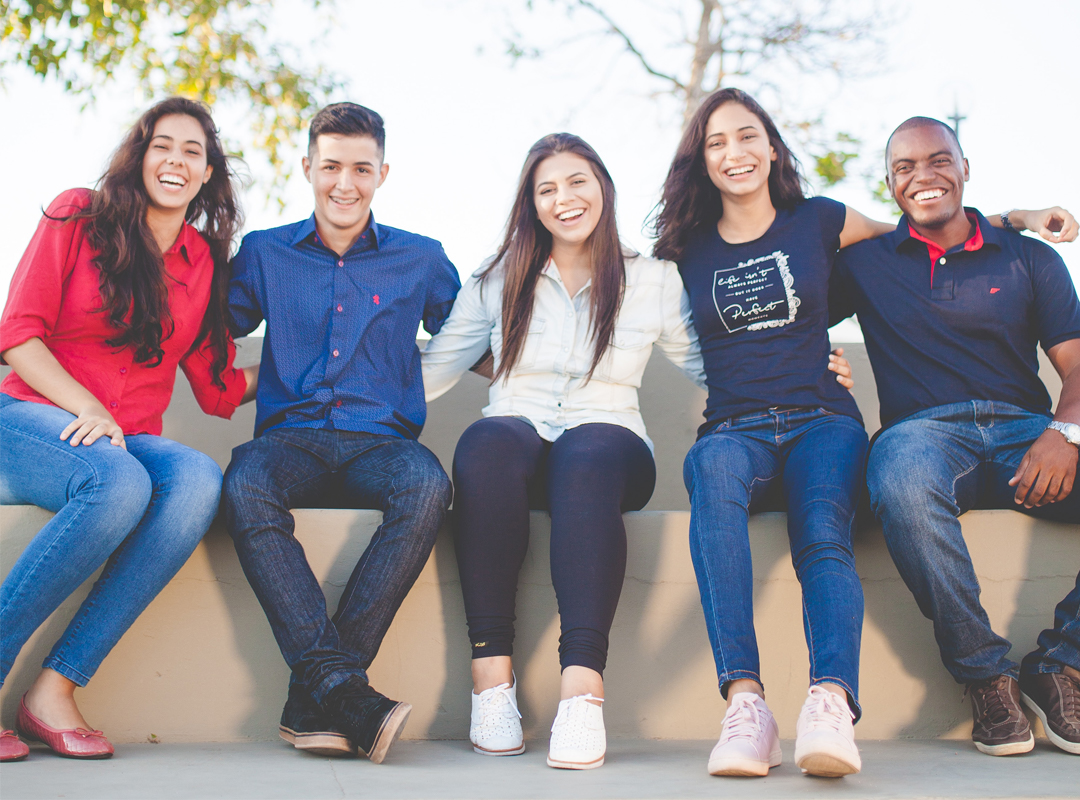
#> input picture RDJ6.jpg, 1080 x 800 px, found by its file name
$ python Face_Detection.py
#> lines starting #> are read from the running program, lines starting #| are printed output that depends on the picture; after the words box and inside, x2 and y2 are one past the last pixel; in counts of white or black regions, pixels touching at a corner belong together
import cv2
from random import randrange
import math

# load some pre-trained data on face frontals from opencv (haar cascade algorithm)
trained_face_data = cv2.CascadeClassifier(
    "C:\\Users\\Uthayakumar Thenujan\\AppData\\Local\\Programs\\Python\\Python310\\Lib\\site-packages\\cv2\\data\\haarcascade_frontalface_default.xml"
)

# Choose an image for the face detection
img = cv2.imread("E:\\Desktop(5.2.2023)\\Python\\Facedetection\\RDJ6.jpg")
#> img is the input picture: shape (800, 1080, 3); mean B, G, R 154.6, 146, 150.2

# Conver color Graysal

gray_img = cv2.cvtColor(img, cv2.COLOR_BGR2GRAY)
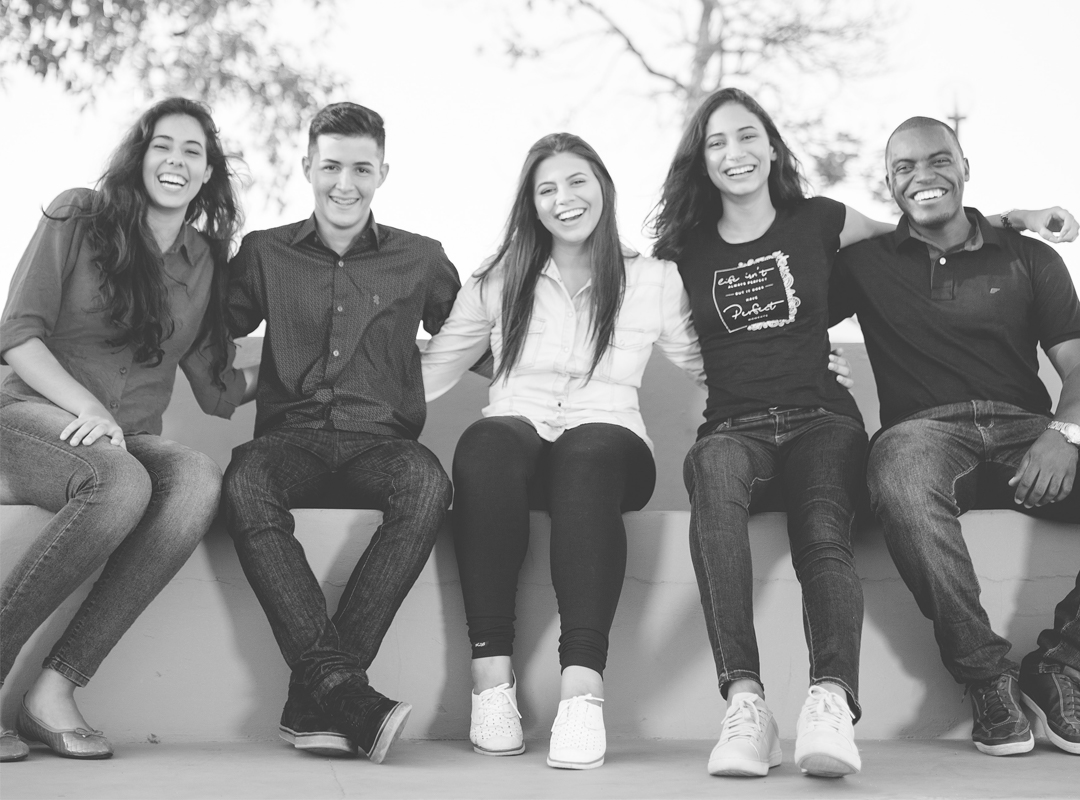
#> gray_img: shape (800, 1080); min 38, max 255, mean 148.2

# FaceDetect coordinates
Face_Coordinates = trained_face_data.detectMultiScale(gray_img)
#> Face_Coordinates = [[137, 180, 82, 82], [524, 154, 81, 81], [814, 325, 66, 66], [136, 115, 84, 84], [692, 108, 84, 84], [301, 135, 86, 86], [307, 172, 71, 71], [166, 184, 74, 74], [879, 131, 86, 86], [517, 343, 84, 84]]
# FaceDetect coordinates Length
lenght_Face_Coordinates = len(Face_Coordinates)
#> lenght_Face_Coordinates = 10

# Rectangle
i = 0
min = 1000
while lenght_Face_Coordinates > i:
    j = 0
    (x, y, w, h) = Face_Coordinates[i]
    while lenght_Face_Coordinates - 1 > j:
        if j != i:
            (x1, y1, w1, h1) = Face_Coordinates[j]
            distance = math.sqrt(
                (((2 * x + w) / 2) - ((2 * x1 + w1) / 2)) ** 2
                + (((2 * y + h) / 2) - ((2 * y1 + h1) / 2)) ** 2
            )
            if min > distance:
                min = distance
                i1 = i
                j1 = j
                (xd, yd, wd, hd) = Face_Coordinates[i]
                (xd1, yd1, wd1, hd1) = Face_Coordinates[j]

        j = j + 1
    i = i + 1
#> this loop made 10 passes
#> after the loop, hd = 82; hd1 = 74; i = 10; i1 = 0; j1 = 7; min = 25; wd = 82; wd1 = 74; xd = 137; xd1 = 166; yd = 180; yd1 = 184

count = 0
for x, y, w, h in Face_Coordinates:
    if (count == i1 or count == j1) and lenght_Face_Coordinates > 2:
        cv2.rectangle(img, (x, y), (x + w, y + h), (0, 0, 255), 5)
        cv2.putText(
            img,
            "Close",
            (x, y - 4),
            cv2.FONT_HERSHEY_SIMPLEX,
            0.5,
            (0, 255, 0),
            2,
            cv2.LINE_AA,
        )
        # cv2.line(img,(xd+wd,yd+hd),(xd1,yd1),(0,0,255),5)
    else:
        cv2.rectangle(img, (x, y), (x + w, y + h), (0, 255, 0), 4)
    count = count + 1
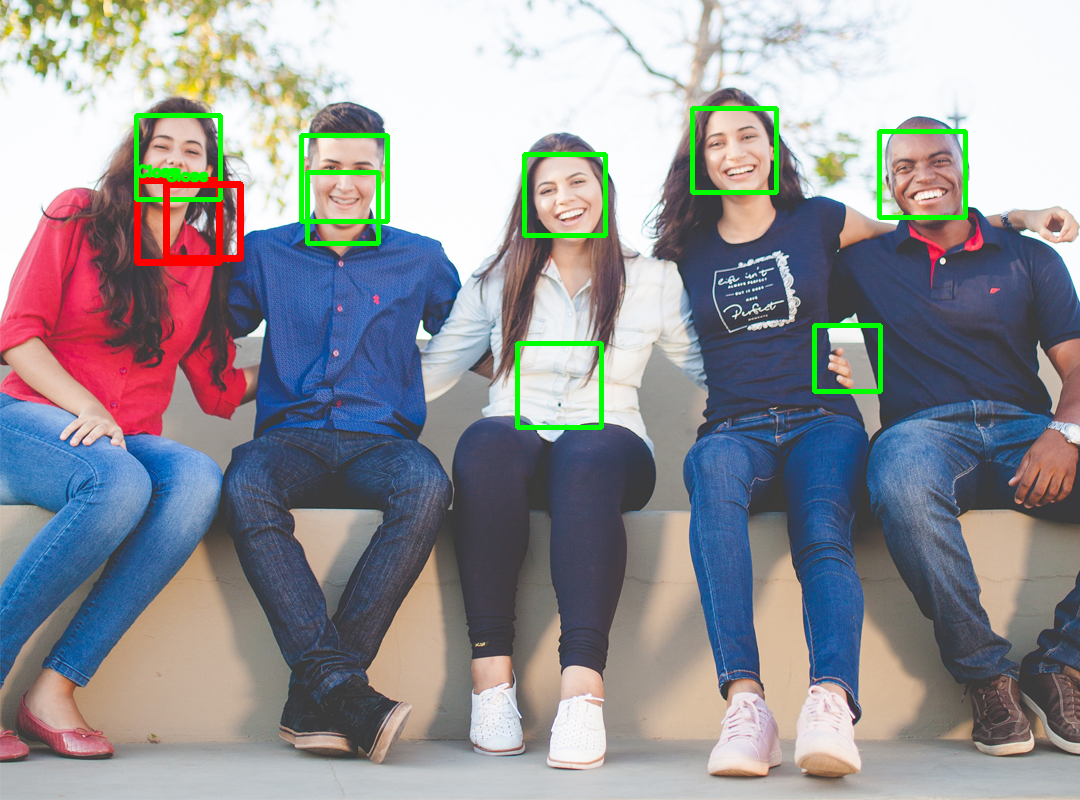
#> img: shape (800, 1080, 3); 1.96% of pixels changed, all inside (x1, y1, x2, y2) = (134, 106, 968, 430)
#> after the loop, count = 10


cv2.imshow("First Face Detection", img)
cv2.waitKey()


print("Code Completed")

$ run again, with RDJ1.jpg copied over RDJ6.jpg
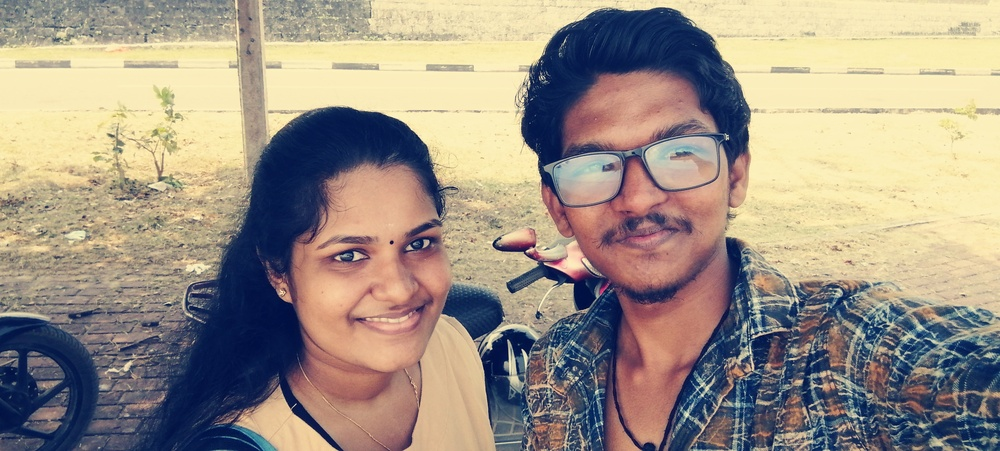
#> input picture RDJ1.jpg, 1000 x 451 px, shrunk from 3264 x 1472 before the run, found by its file name
#> img is the input picture: shape (451, 1000, 3); mean B, G, R 133.4, 146.5, 158.2
#> `gray_img = cv2.cvtColor(img, cv2.COLOR_BGR2GRAY)`:
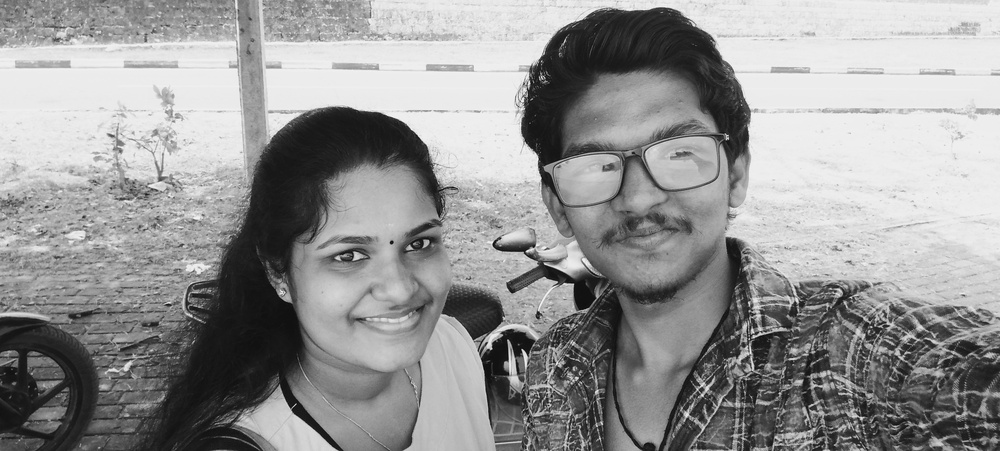
#> gray_img: shape (451, 1000); min 8, max 249, mean 148.6
#> Face_Coordinates = [[481, 287, 141, 141], [527, 59, 220, 220], [288, 180, 189, 189]]
#> lenght_Face_Coordinates = 3
#> the loop `while lenght_Face_Coordinates > i:` made 3 passes
#> after the loop `while lenght_Face_Coordinates > i:`: hd = 189; hd1 = 141; i = 3; i1 = 2; j1 = 0; min = 188.3; wd = 189; wd1 = 141; xd = 288; xd1 = 481; yd = 180; yd1 = 287
#> the loop `for x, y, w, h in Face_Coordinates:` made 3 passes
#> after the loop `for x, y, w, h in Face_Coordinates:`:
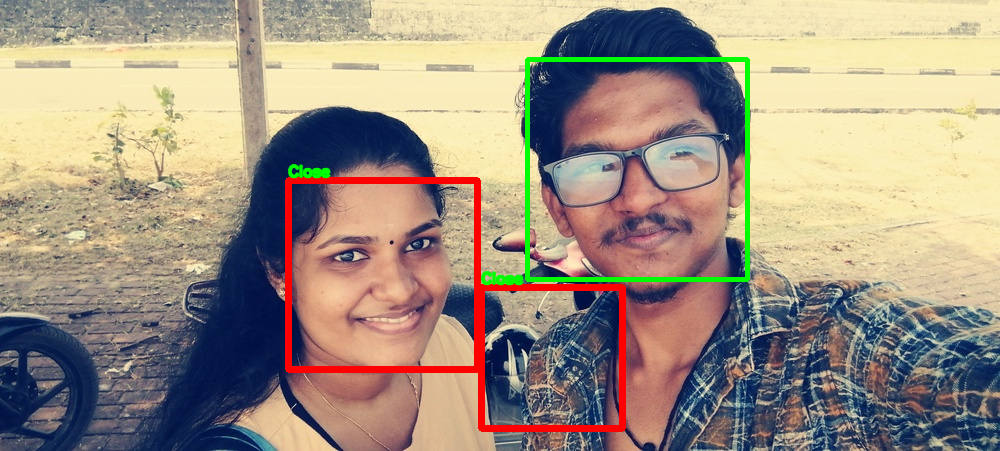
#> img: shape (451, 1000, 3); 3.15% of pixels changed, all inside (x1, y1, x2, y2) = (285, 57, 750, 432)
#> after the loop `for x, y, w, h in Face_Coordinates:`: count = 3

$ run again, with RDJ10.jpg copied over RDJ6.jpg
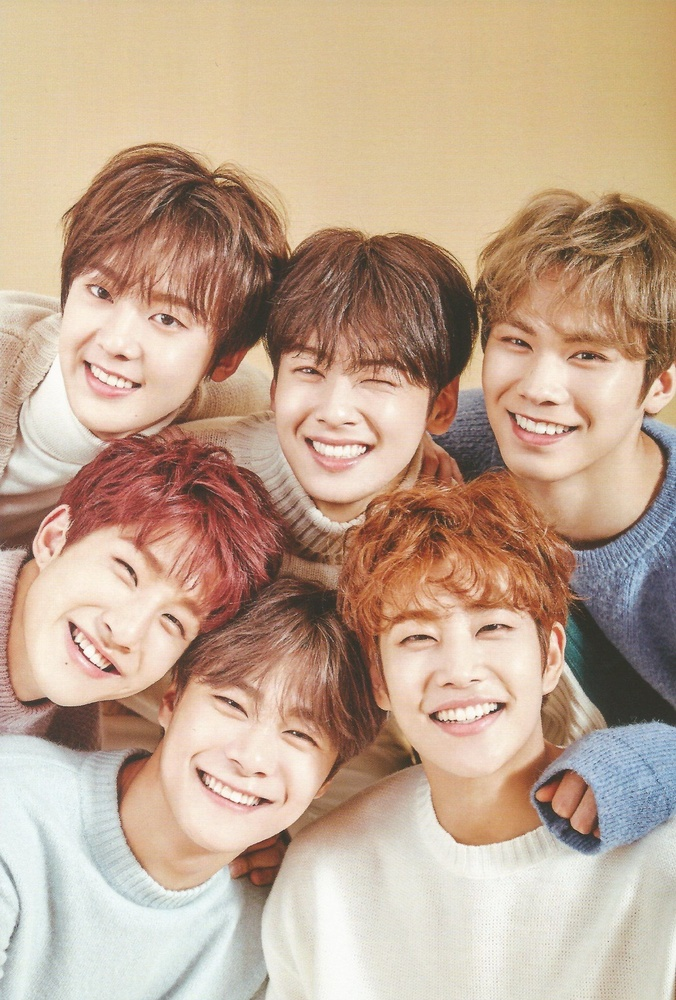
#> input picture RDJ10.jpg, 676 x 1000 px, shrunk from 1384 x 2048 before the run, found by its file name
#> img is the input picture: shape (1000, 676, 3); mean B, G, R 144.3, 165.8, 192.3
#> `gray_img = cv2.cvtColor(img, cv2.COLOR_BGR2GRAY)`:
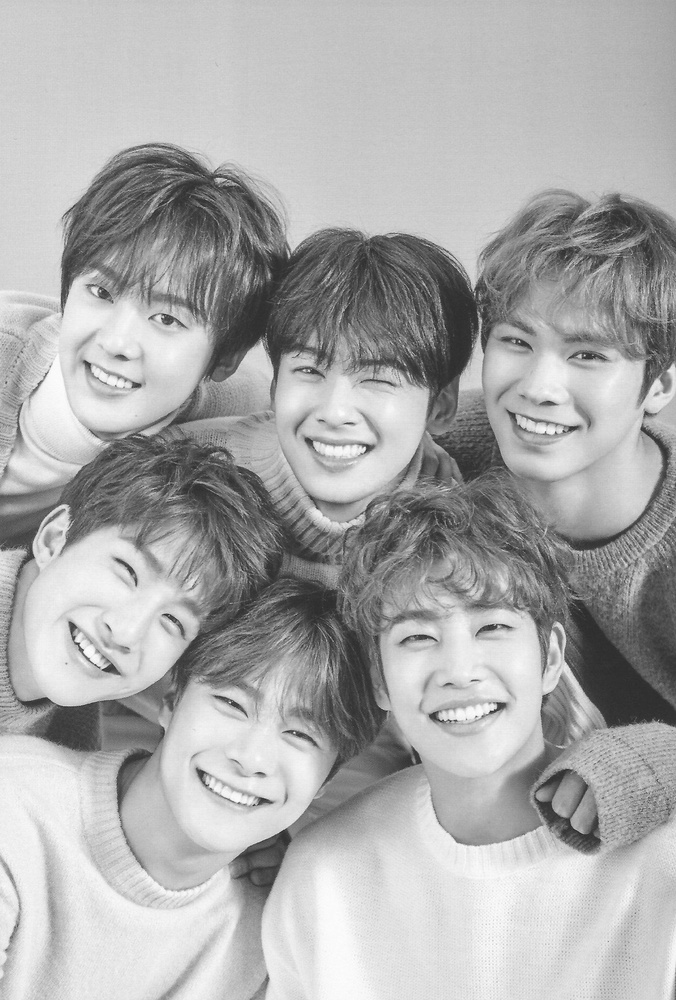
#> gray_img: shape (1000, 676); min 33, max 254, mean 171.3
#> Face_Coordinates = [[450, 276, 194, 194], [230, 280, 224, 224], [343, 543, 230, 230]]
#> lenght_Face_Coordinates = 3
#> the loop `while lenght_Face_Coordinates > i:` made 3 passes
#> after the loop `while lenght_Face_Coordinates > i:`: hd = 194; hd1 = 224; i = 3; i1 = 0; j1 = 1; min = 205.9; wd = 194; wd1 = 224; xd = 450; xd1 = 230; yd = 276; yd1 = 280
#> the loop `for x, y, w, h in Face_Coordinates:` made 3 passes
#> after the loop `for x, y, w, h in Face_Coordinates:`:
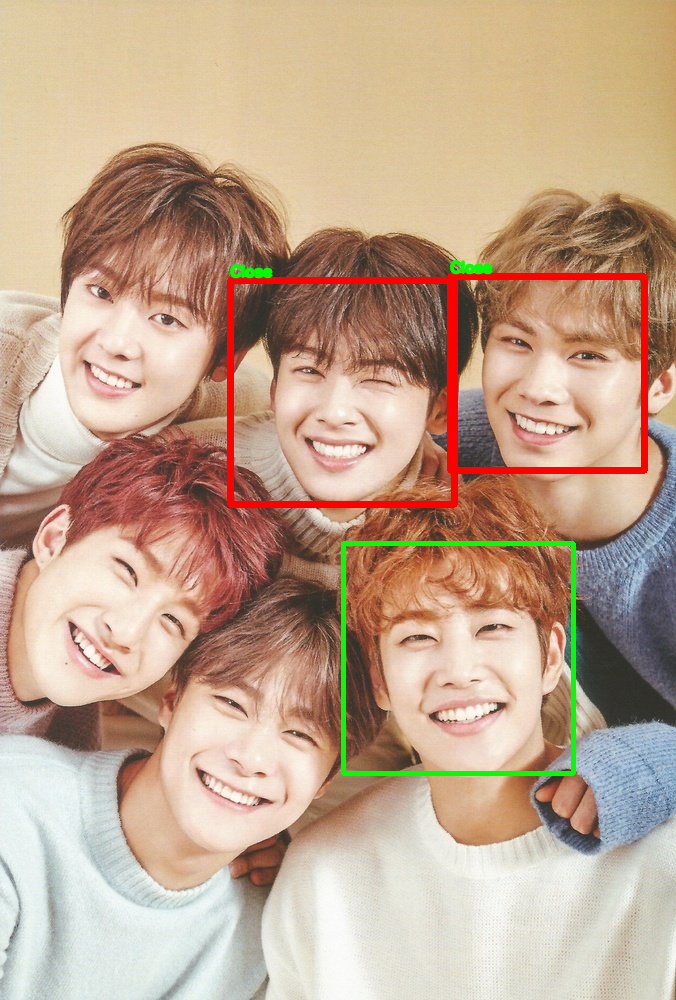
#> img: shape (1000, 676, 3); 2.44% of pixels changed, all inside (x1, y1, x2, y2) = (227, 260, 648, 776)
#> after the loop `for x, y, w, h in Face_Coordinates:`: count = 3

$ run again, with RDJ11.jpg copied over RDJ6.jpg
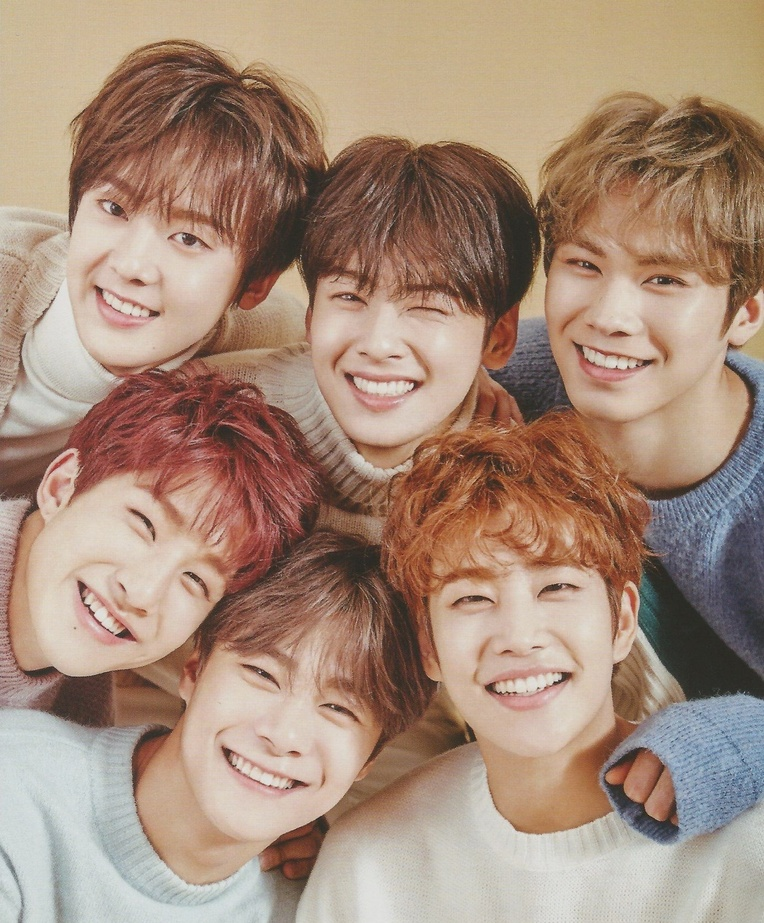
#> input picture RDJ11.jpg, 764 x 923 px, shrunk from 1384 x 1672 before the run, found by its file name
#> img is the input picture: shape (923, 764, 3); mean B, G, R 122.4, 140, 166.2
#> `gray_img = cv2.cvtColor(img, cv2.COLOR_BGR2GRAY)`:
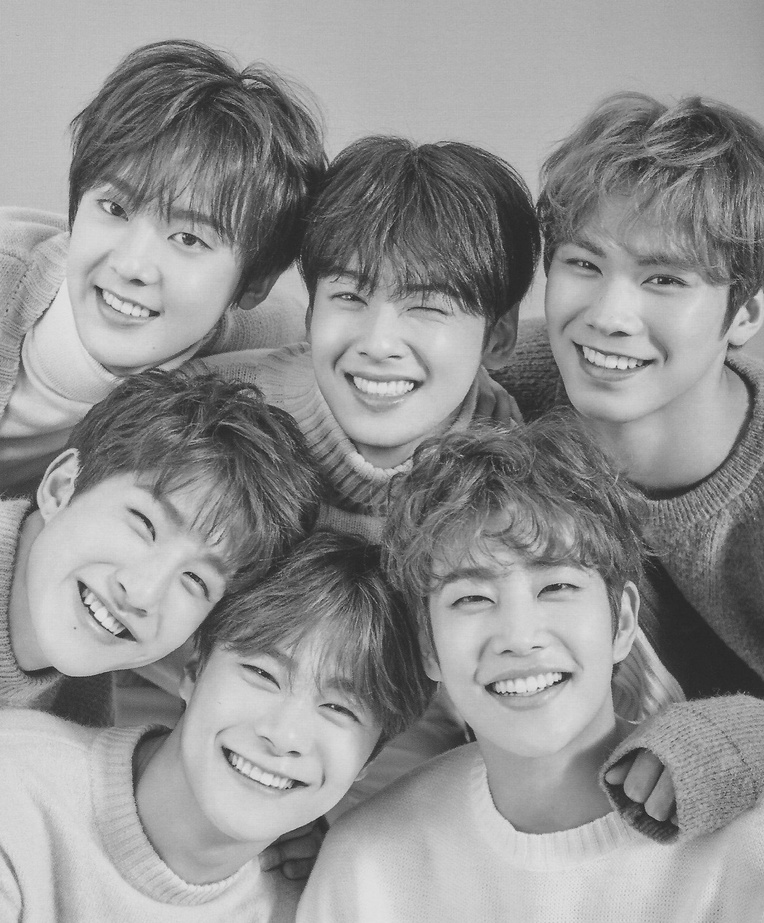
#> gray_img: shape (923, 764); min 30, max 230, mean 145.8
#> Face_Coordinates = [[124, 472, 140, 140], [513, 192, 211, 211], [275, 210, 230, 230], [396, 492, 254, 254], [175, 591, 242, 242]]
#> lenght_Face_Coordinates = 5
#> the loop `while lenght_Face_Coordinates > i:` made 5 passes
#> after the loop `while lenght_Face_Coordinates > i:`: hd = 242; hd1 = 140; i = 5; i1 = 4; j1 = 0; min = 198.3; wd = 242; wd1 = 140; xd = 175; xd1 = 124; yd = 591; yd1 = 472
#> the loop `for x, y, w, h in Face_Coordinates:` made 5 passes
#> after the loop `for x, y, w, h in Face_Coordinates:`:
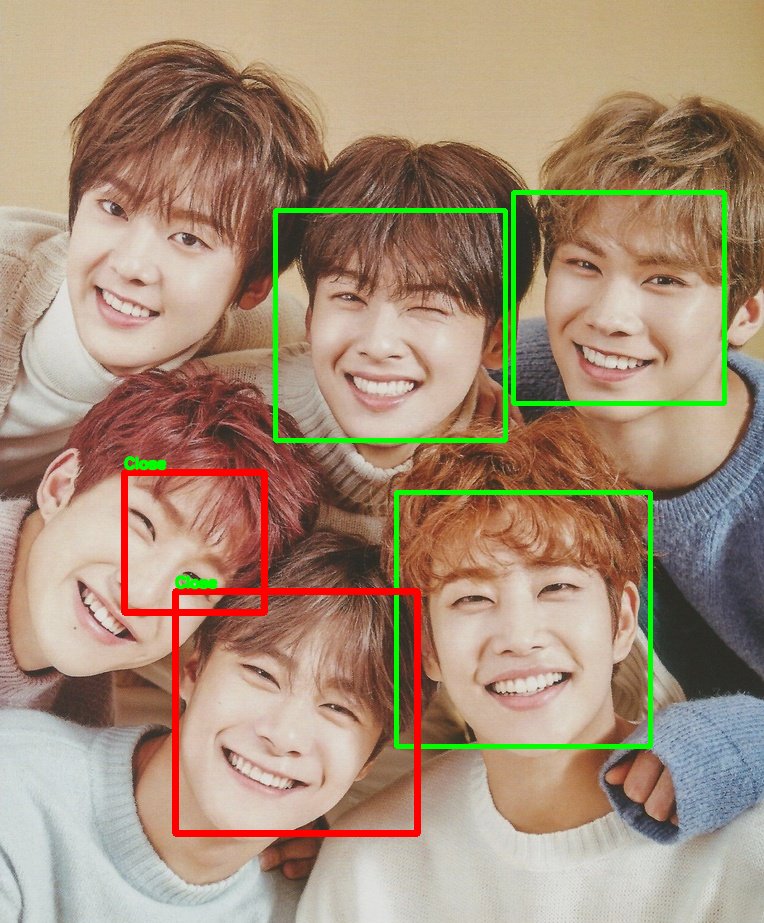
#> img: shape (923, 764, 3); 3.58% of pixels changed, all inside (x1, y1, x2, y2) = (121, 190, 727, 837)
#> after the loop `for x, y, w, h in Face_Coordinates:`: count = 5
